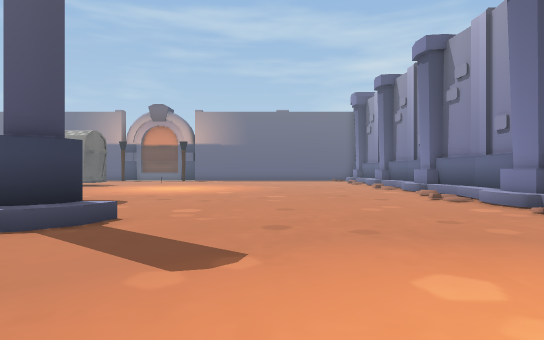
view 1 (above)

24 first-person views from a walk through a 3-D level made in the Unity game engine. The camera is 1.5 m above the floor, looks level and sees 75° across. The floor is counted in squares, 2 m on a side. Each view is taken from the middle of a square. On the plan, view 1 faces up. The plan holds only what a view shows up to about 11 squares ahead; the rest is blank. The place goes on beyond the plan. The player is left out. Some surface patterns are stand-ins.

view 2
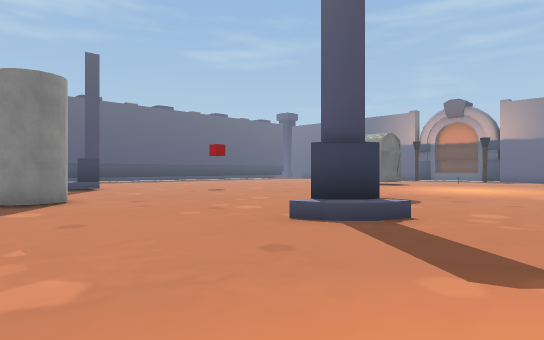

view 3
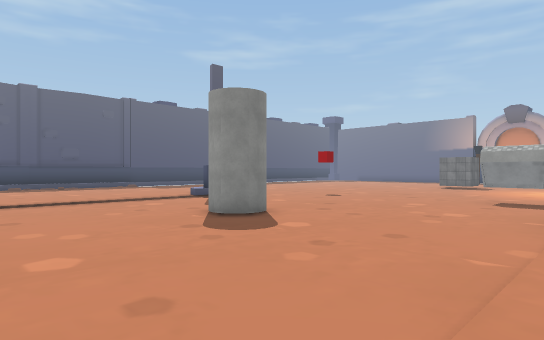

view 4
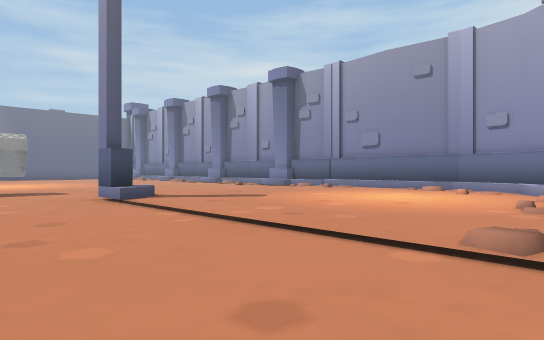

view 5
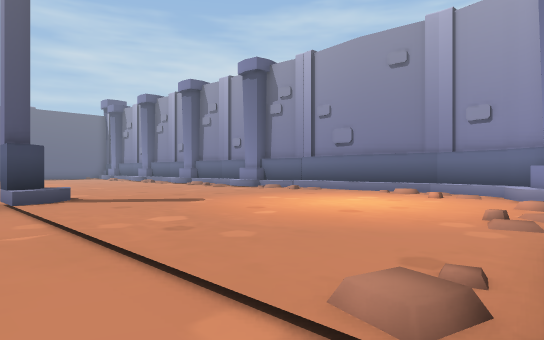

view 6
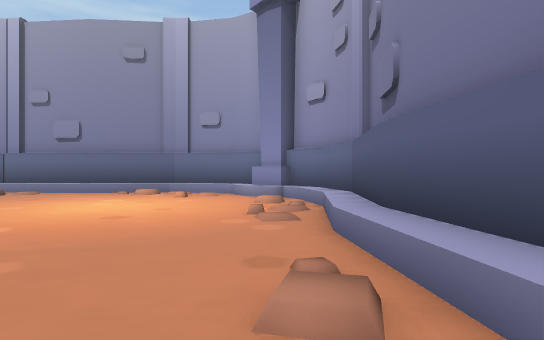

view 7
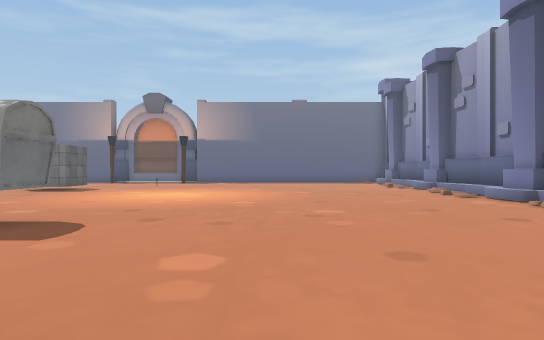

view 8
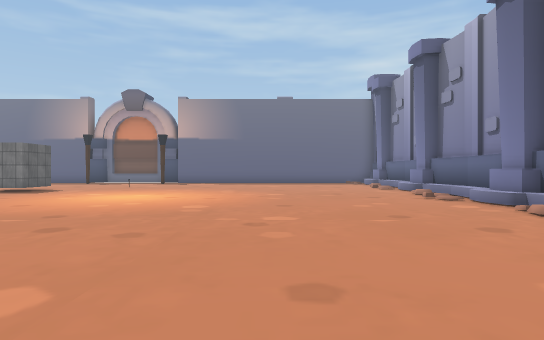

view 9
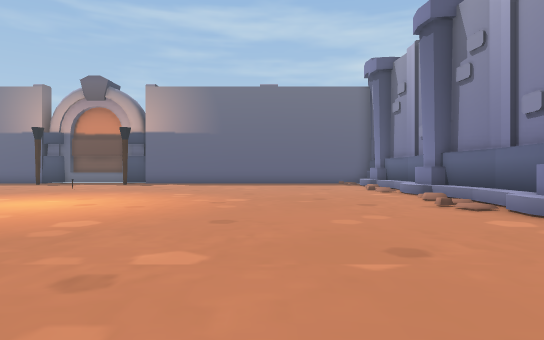

view 10
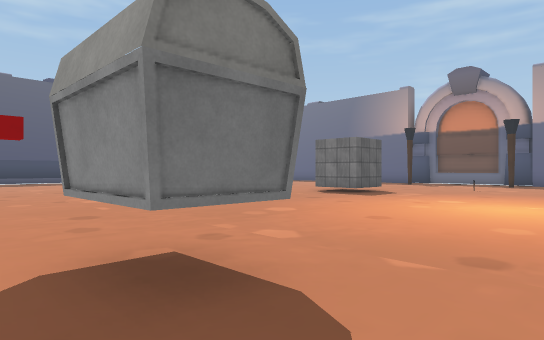

view 11
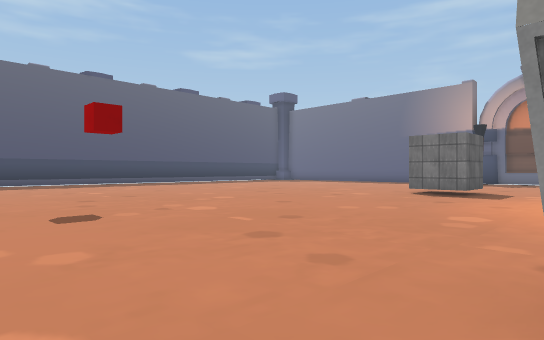

view 12
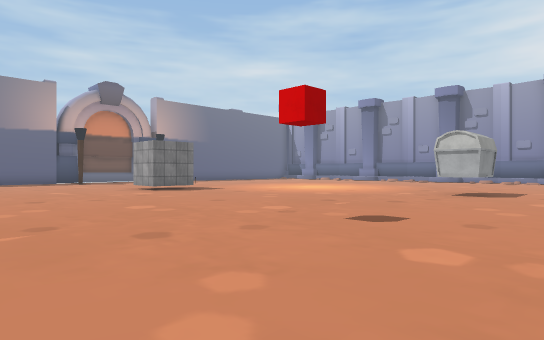

view 13
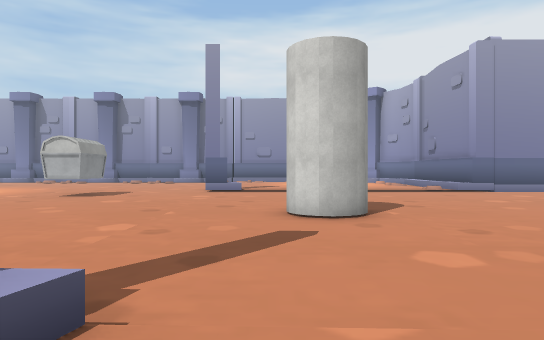

view 14
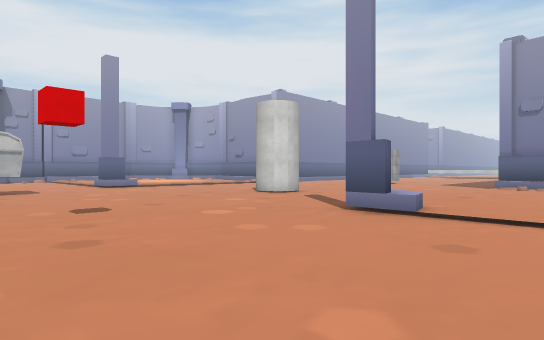

view 15
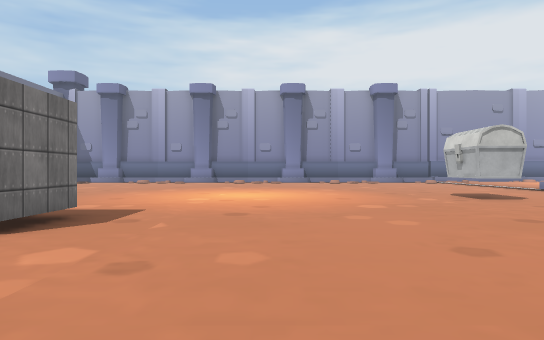

view 16
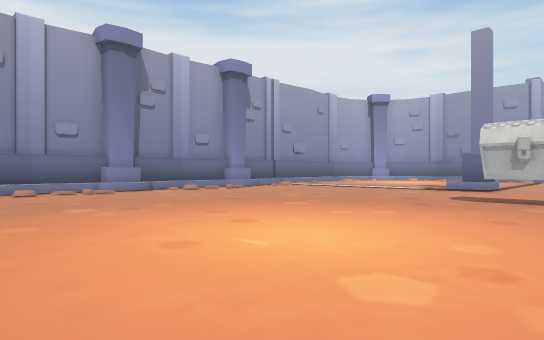

view 17
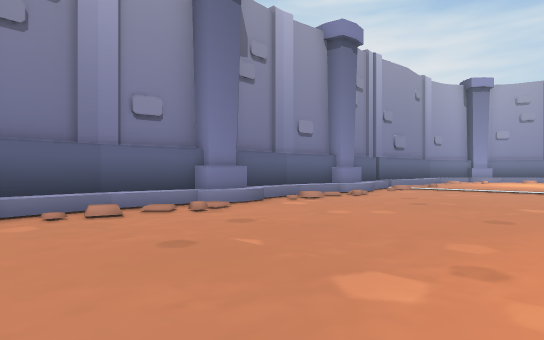

view 18
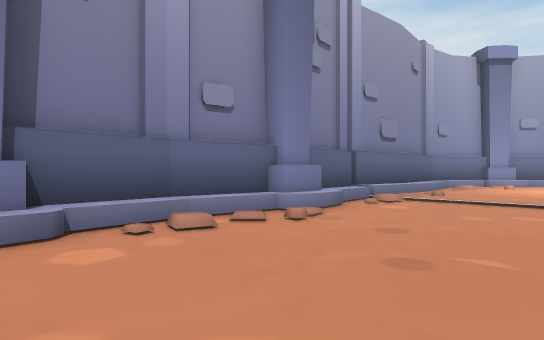

view 19
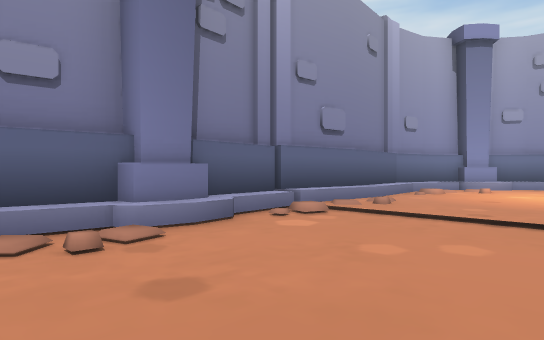

view 20
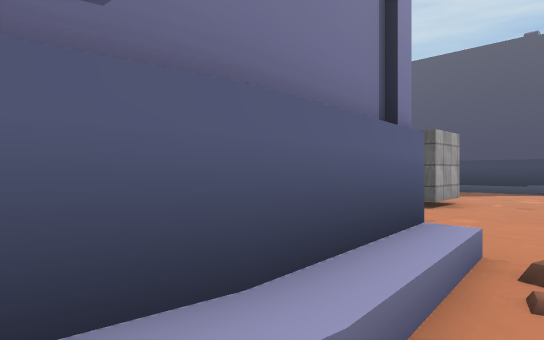

view 21
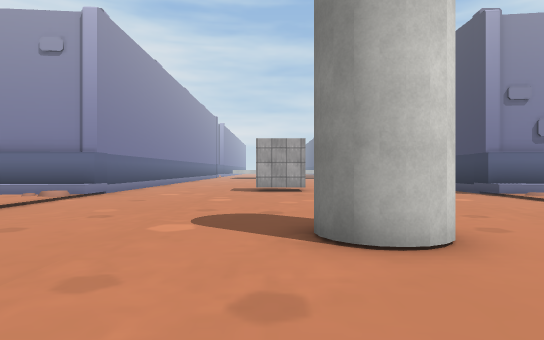

view 22
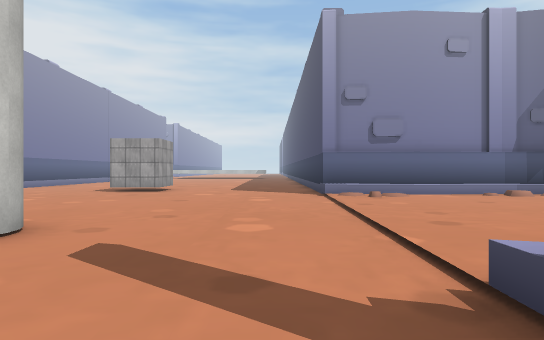

view 23
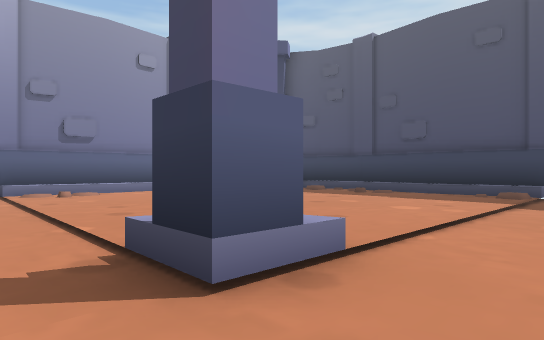

view 24
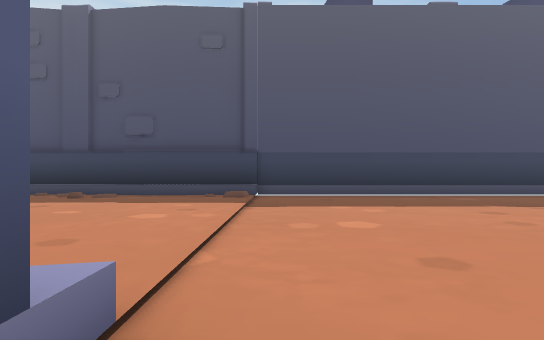

### Floor plan
Key: @ floor where view 1 was taken; # wall or solid block; . main floor; : floor 0.25 m higher than the main floor; + floor 0.5 m higher than the main floor; * floor 0.75 m higher than the main floor; / step, stairs or slope; = window, fence, low wall or low ledge; ^ raised ledge; O other object.
Columns run from 26 left of view 1 to 6 right of it. Each row starts with its distance up from view 1.
 19            ..   #..............^#
 18            ....##...............#
 17            ..................../^
 16           ...................../#
 15           ...................../#
 14 #         ......................#
 13 #..       .....................=#
 12 #...     ......................#^
 11 #..... .........................^
 10 #...................OO..........#
  9 #...................OO..........#
  8 #..............................^#
  7 #............................../#
  6 #............................../^
  5 ##+:::::::#............#:::::::/#
  4  #::::::::/.........../::::::::/#
  3  #:::::::::.........../:::::::::#
  2  #/:::: :::....##...../:::::::::#
  1  #/:::  :::.........../:::::::::#
  0  #/::  ::::.........../:::@:::::#
 -1  #     ::::.........../:::::::/:#
 -2       :::::.........../::::::::/#
 -3      //:://...........//:://///##
 -4     ///////...........///*///*##
 -5     #######............########
 -6               ..##..

Positions as (right, up) in squares from view 1, and headings:
1: (0, 0), facing up
2: (0, 0), facing up-left
3: (-3, -4), facing up-left
4: (-7, -4), facing up-right
5: (-5, -4), facing up-right
6: (-5, -3), facing right
7: (-1, 4), facing up
8: (0, 5), facing up
9: (1, 8), facing up
10: (-3, 8), facing up-left
11: (-6, 7), facing up-left
12: (-17, 6), facing up-right
13: (-17, 3), facing right
14: (-19, 11), facing down-right
15: (-15, 15), facing right
16: (-7, 19), facing down-right
17: (-1, 19), facing down-right
18: (1, 14), facing down-right
19: (1, 11), facing down-right
20: (0, -3), facing down-left
21: (-9, 6), facing down
22: (-14, 6), facing down
23: (-14, 7), facing down-left
24: (-15, 6), facing left
